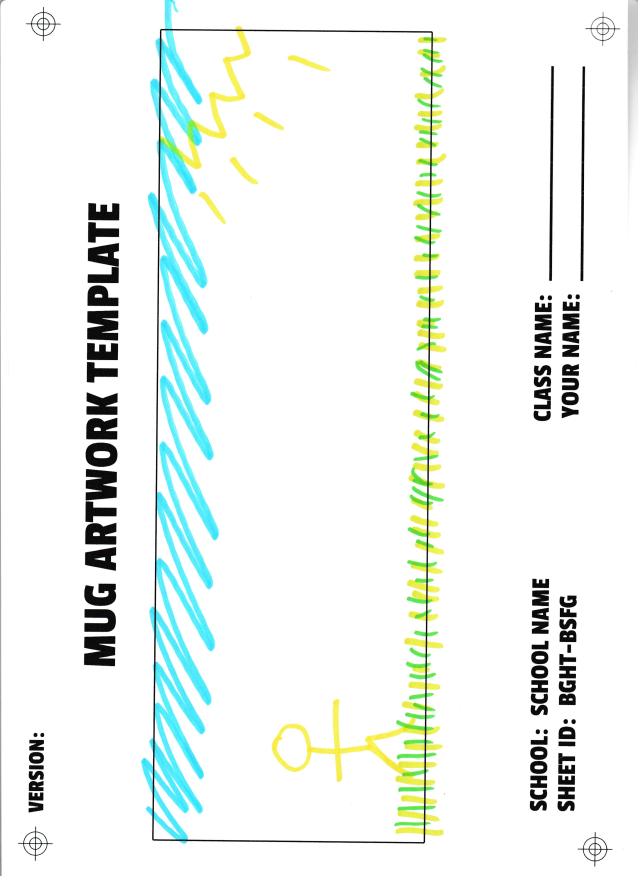
#> input picture prerp_for_print/3.jpeg, 2550 x 3504 px (shown at 1/4 size)
$ python extract_image.py
#> lines starting #> are read from the running program, lines starting #| are printed output that depends on the picture; after the words box and inside, x2 and y2 are one past the last pixel; in counts of white or black regions, pixels touching at a corner belong together
# h
import cv2
import imutils
import numpy as np

image_name = "3.jpeg"


image = cv2.imread(image_name)
#> image is the input picture: shape (3504, 2550, 3); mean B, G, R 240.3, 244.1, 238
# image = imutils.resize(image, height = 800)
blur = cv2.pyrMeanShiftFiltering(image, 11, 21)
gray = cv2.cvtColor(blur, cv2.COLOR_BGR2GRAY)
thresh = cv2.threshold(gray, 0, 255, cv2.THRESH_BINARY_INV + cv2.THRESH_OTSU)[1]
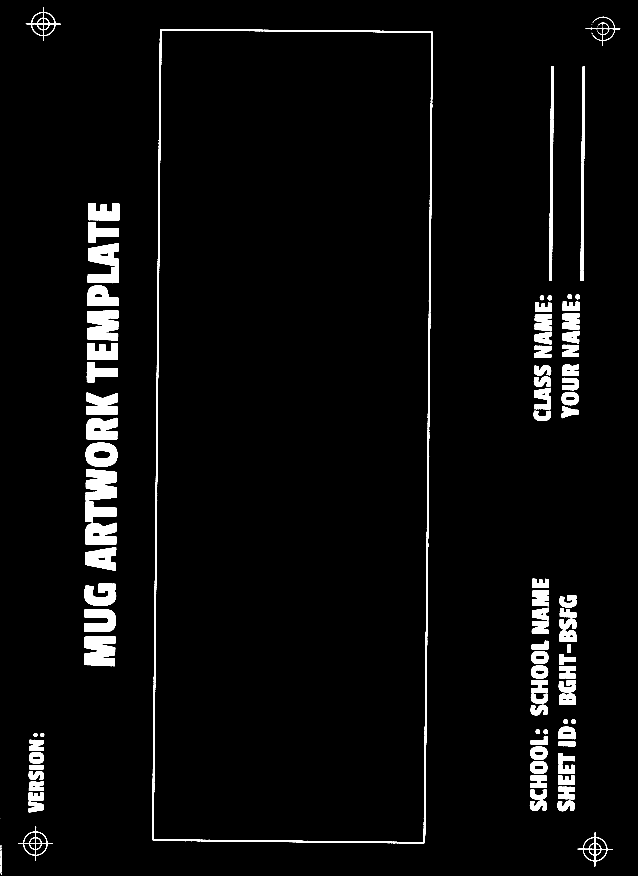
#> thresh: shape (3504, 2550) (shown at 1/4 size); 3.8% white; 105 white regions (12 under 20 px)

cnts = cv2.findContours(thresh, cv2.RETR_EXTERNAL, cv2.CHAIN_APPROX_SIMPLE)
#> cnts = 105 contours, 13 with area under 20; largest, box (x1, y1, x2, y2) and area: (609, 116, 1732, 3374) 3540501, (336, 2545, 461, 2665) 12056, (349, 1242, 473, 1362) 12030, (343, 1876, 467, 2002) 11922, (343, 1771, 470, 1868) 10148
cnts = cnts[0] if len(cnts) == 2 else cnts[1]
for c in cnts:
    peri = cv2.arcLength(c, True)
    approx = cv2.approxPolyDP(c, 0.015 * peri, True)
    if len(approx) == 4:
        x,y,w,h = cv2.boundingRect(approx)
        cv2.rectangle(image,(x,y),(x+w,y+h),(0,0,0),25)
#> this loop made 105 passes
#> (peri, approx, x, y, w, h) on passes 22, 41: (173.1, [[2234, 2983], [2300, 2983], [2300, 2967], [2235, 2966]], 2234, 2966, 67, 18), (89.07, [[2271, 2578], [2270, 2610], [2282, 2610], [2283, 2579]], 2270, 2578, 14, 33)
#> (peri, x, y, w, h) on passes 95, 103: (9039.4, 609, 116, 1122, 3258), (4.83, 2371, 88, 2, 3)
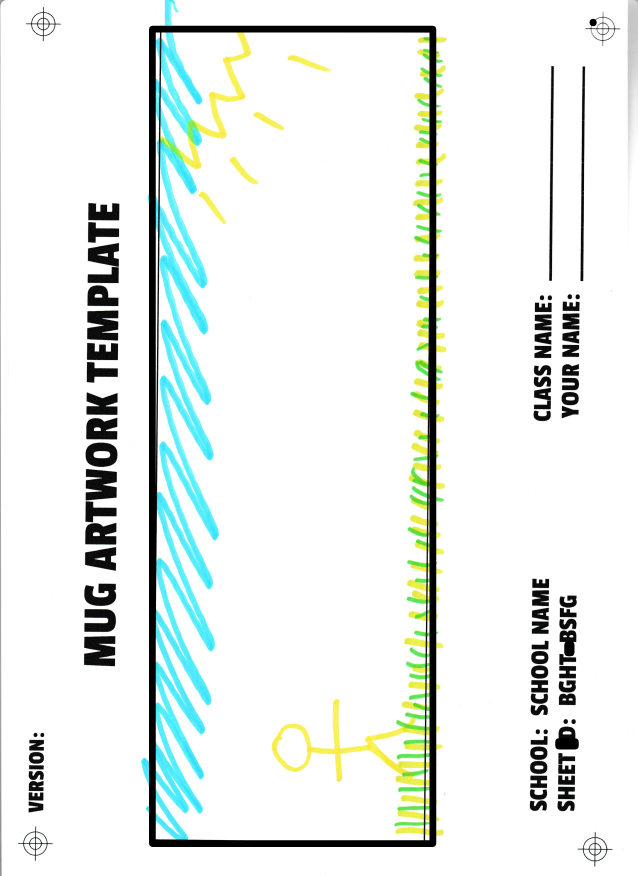
#> image: shape (3504, 2550, 3) (shown at 1/4 size); mean B, G, R 234.8, 237.9, 232.2


cv2.imwrite('h.jpeg', image)


# i
img = cv2.imread('h.jpeg')
gray = cv2.cvtColor(img, cv2.COLOR_BGR2GRAY)
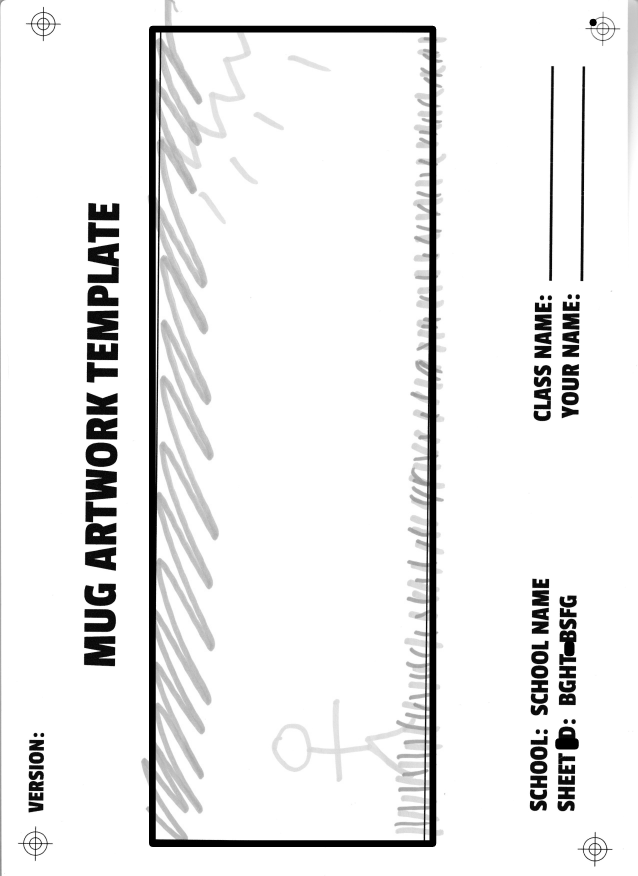
#> gray: shape (3504, 2550) (shown at 1/4 size); min 0, max 255, mean 235.9

ret,thresh = cv2.threshold(gray,50,255,0)
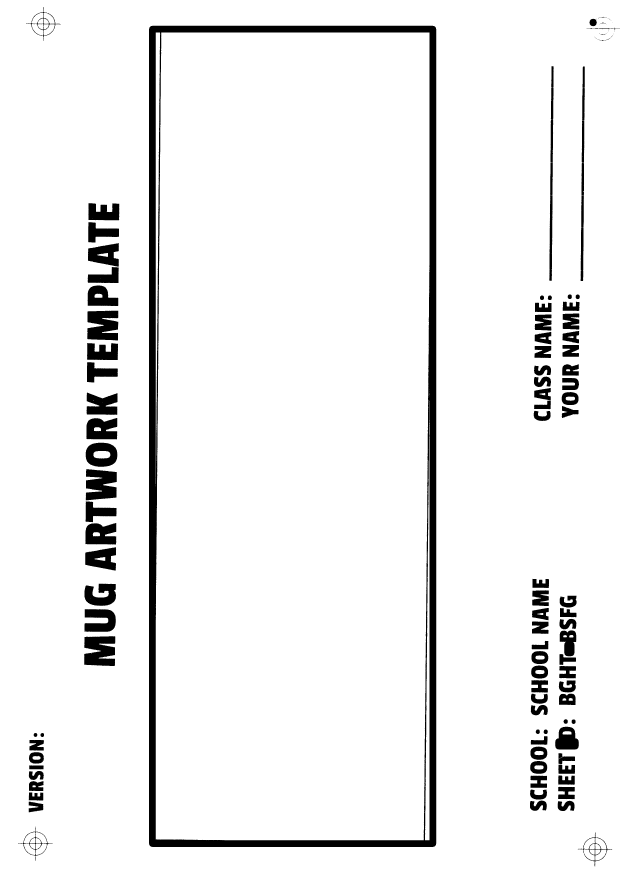
#> thresh: shape (3504, 2550) (shown at 1/4 size); 93.9% white; 128 black regions (32 under 20 px)
contours,hierarchy = cv2.findContours(thresh, 1, 2)
#> contours = 243 contours, 105 with area under 20; largest, box (x1, y1, x2, y2) and area: (0, 0, 2550, 3504) 8929147, (595, 102, 1746, 3389) 3778682, (623, 130, 1718, 3361) 3481074, (1700, 1609, 1718, 3361) 14170, (623, 130, 641, 1908) 14120

big_contour = sorted(contours, key=cv2.contourArea)
#> big_contour has the same summary as contours
big_contour= big_contour[-2]
#> big_contour = contour of 40 points, box (x1, y1, x2, y2) (595, 102, 1746, 3389), area 3778682


contours = []
contours.append(big_contour)
for cnt in contours:
   x1,y1 = cnt[0][0]
   approx = cv2.approxPolyDP(cnt, 0.01*cv2.arcLength(cnt, True), True)
   if len(approx) == 4:
    x, y, w, h = cv2.boundingRect(cnt)
    # cv2.putText(img, 'Rectangle', (x1, y1), cv2.FONT_HERSHEY_SIMPLEX, 0.6, (0, 0, 0), 2)
    img = cv2.drawContours(img, [cnt], -1, (0,0,0), 25)

    roi = img[y:y+h, x:x+w]
    cv2.imwrite('i.jpg', roi)
#> this loop made 1 pass
#> (x1, y1, approx, x, y, w, h) on pass 1: (608, 103, [[604, 103], [1744, 111], [1736, 3387], [596, 3379]], 595, 102, 1151, 3287)
#> pass 1, `roi = img[y:y+h, x:x+w]`:
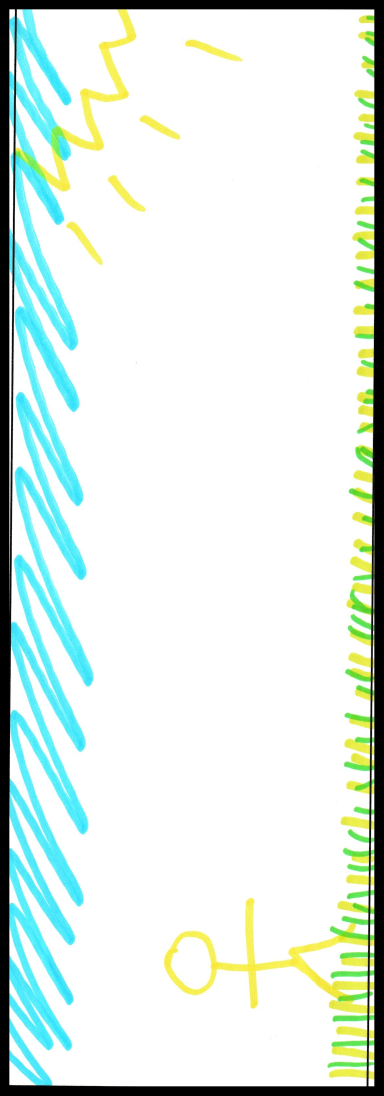
#> roi: shape (3287, 1151, 3) (shown at 1/3 size); mean B, G, R 227.8, 234.4, 221.4

# cv2.waitKey()


if True:

    from PIL import Image, ImageChops

    im = Image.open('i.jpg')

    def trim(im):
        # bg = Image.new(im.mode, im.size, im.getpixel((10,10)))
        # bg = Image.new(im.mode, im.size, (255, 255, 255))
        bg = Image.new(im.mode, im.size, (0, 0, 0))
#> bg: PIL image 1151x3287 RGB; every value is 0
        diff = ImageChops.difference(im, bg)
        diff = ImageChops.add(diff, diff, 2.0, -100)
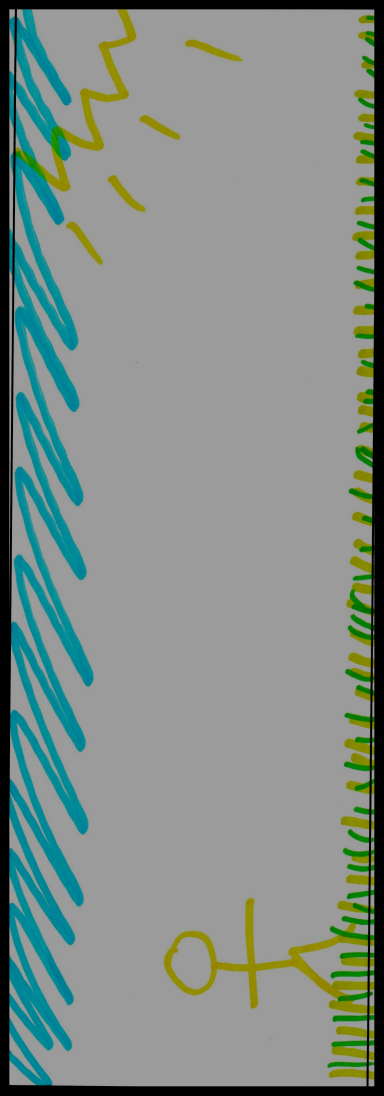
#> diff: PIL image 1151x3287 RGB (shown at 1/3 size); mean R, G, B 129.3, 141.2, 135.5
        bbox = diff.getbbox()
#> bbox = (28, 28, 1123, 3259)
        if bbox:
            return im.crop(bbox)
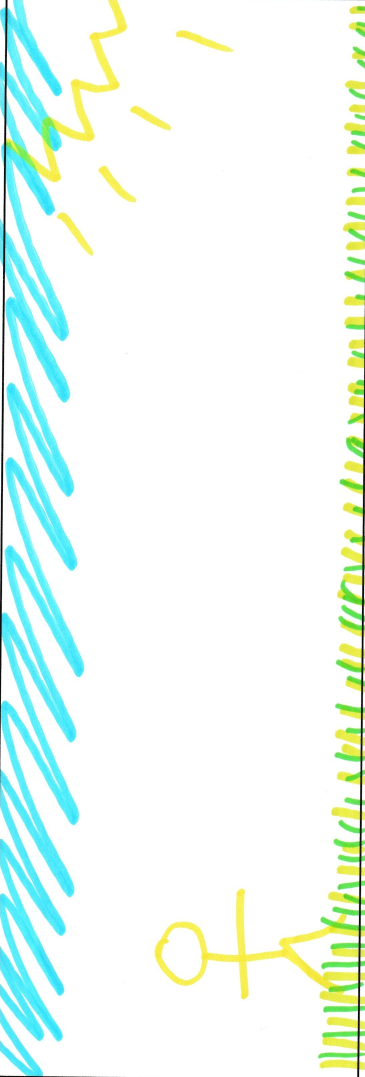
#> returned value: PIL image 1095x3231 RGB (shown at 1/3 size); mean R, G, B 236.7, 250.6, 243.5


    trim(im).save("j.jpg")

$ run again, with prerp_for_print/1.jpeg copied over prerp_for_print/3.jpeg
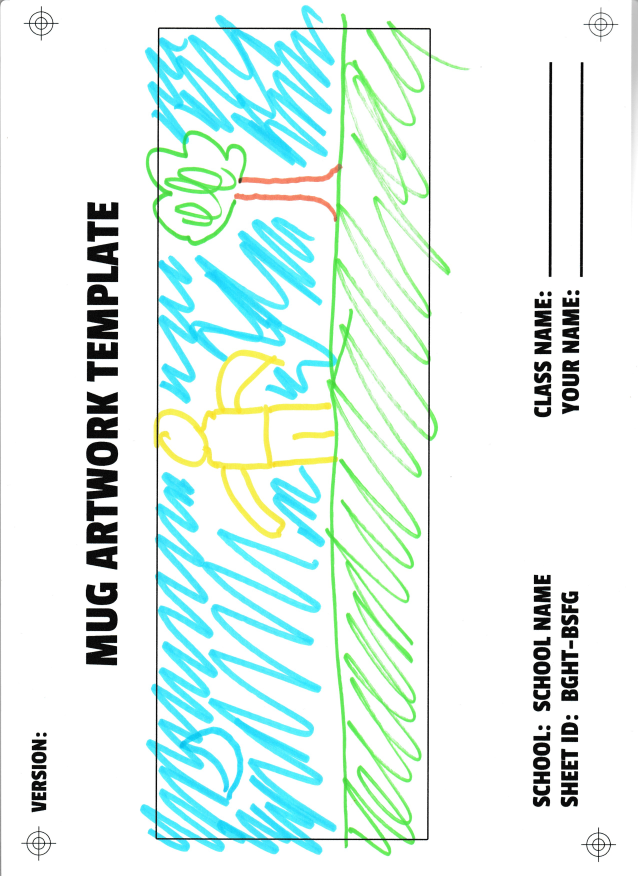
#> input picture prerp_for_print/1.jpeg, 2550 x 3504 px (shown at 1/4 size)
#> image is the input picture: shape (3504, 2550, 3); mean B, G, R 237.8, 242.3, 225.4
#> `thresh = cv2.threshold(gray, 0, 255, cv2.THRESH_BINARY_INV + cv2.THRES..`:
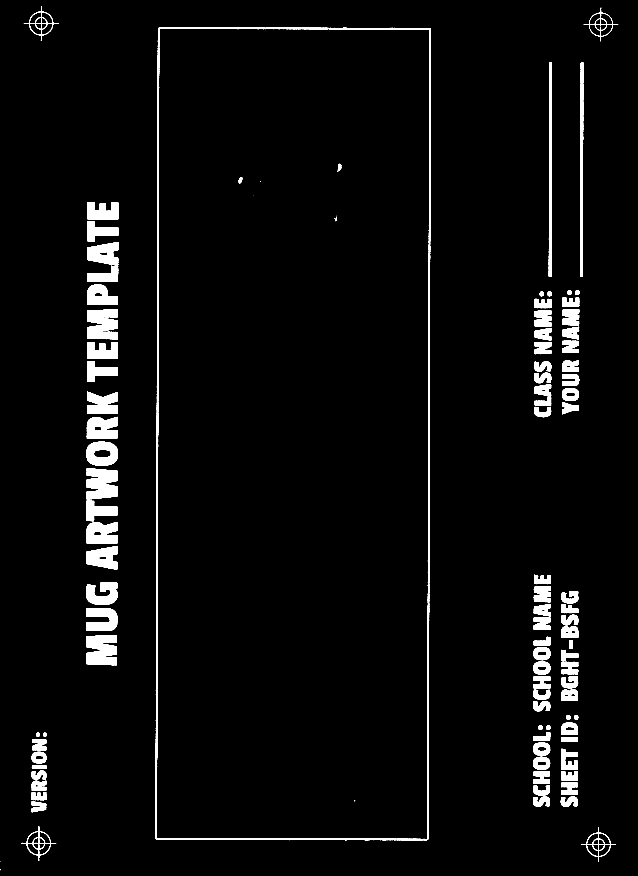
#> thresh: shape (3504, 2550) (shown at 1/4 size); 3.8% white; 108 white regions (14 under 20 px)
#> cnts = 94 contours, 3 with area under 20; largest, box (x1, y1, x2, y2) and area: (621, 110, 1723, 3362) 3541662, (348, 1238, 472, 1358) 12074, (344, 2541, 468, 2661) 12046, (346, 1872, 471, 1998) 11944, (345, 1767, 472, 1864) 10144
#> the loop `for c in cnts:` made 94 passes
#> (peri, approx, x, y, w, h) on passes 16, 41: (152.2, [[128, 3060], [128, 3075], [184, 3075], [184, 3061]], 128, 3060, 57, 16), (93.56, [[2279, 2561], [2278, 2594], [2290, 2594], [2291, 2562]], 2278, 2561, 14, 34)
#> contours = 257 contours, 122 with area under 20; largest, box (x1, y1, x2, y2) and area: (0, 0, 2550, 3504) 8929147, (608, 96, 1738, 3376) 3701773, (636, 124, 1710, 3348) 3458033, (348, 1237, 473, 1358) 12615, (344, 2540, 469, 2662) 12566
#> `big_contour = sorted(contours, key=cv2.contourArea)`: big_contour has the same summary as contours
#> `big_contour= big_contour[-2]`: big_contour = contour of 40 points, box (x1, y1, x2, y2) (608, 96, 1738, 3376), area 3701773
#> the loop `for cnt in contours:` made 1 pass
#> (x1, y1, approx, x, y, w, h) on pass 1: (621, 97, [[617, 97], [1736, 105], [1728, 3374], [609, 3366]], 608, 96, 1130, 3280)
#> bg: PIL image 1130x3280 RGB; every value is 0
#> bbox = (28, 28, 1102, 3252)
#> in trim, `return im.crop(bbox)`:
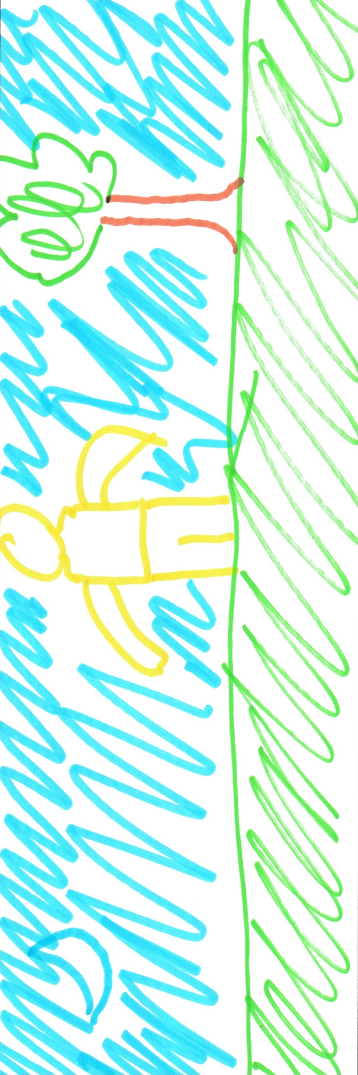
#> returned value: PIL image 1074x3224 RGB (shown at 1/3 size); mean R, G, B 206.2, 247.3, 236

$ run again, with prerp_for_print/2.jpeg copied over prerp_for_print/3.jpeg
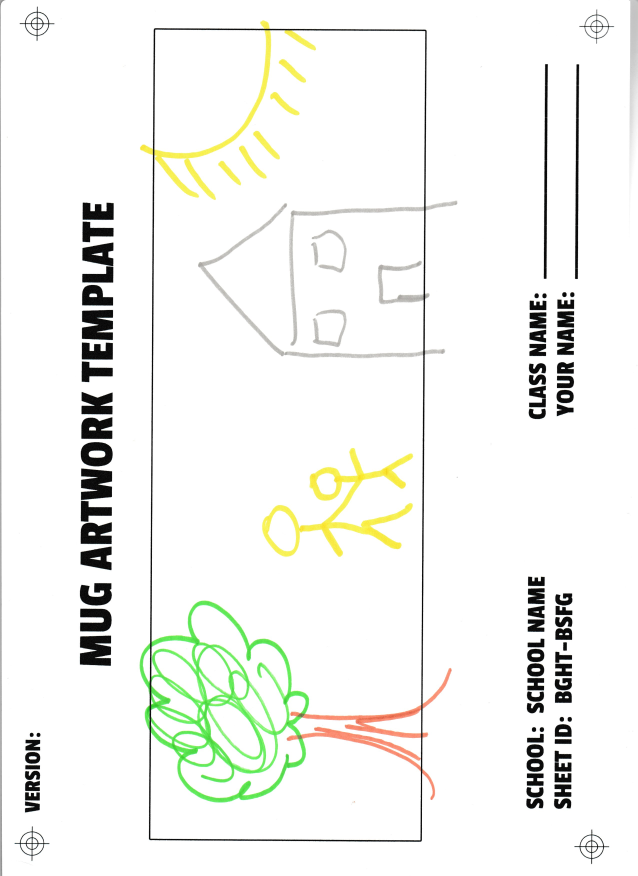
#> input picture prerp_for_print/2.jpeg, 2550 x 3504 px (shown at 1/4 size)
#> image is the input picture: shape (3504, 2550, 3); mean B, G, R 240.1, 243.9, 242.7
#> `thresh = cv2.threshold(gray, 0, 255, cv2.THRESH_BINARY_INV + cv2.THRES..`:
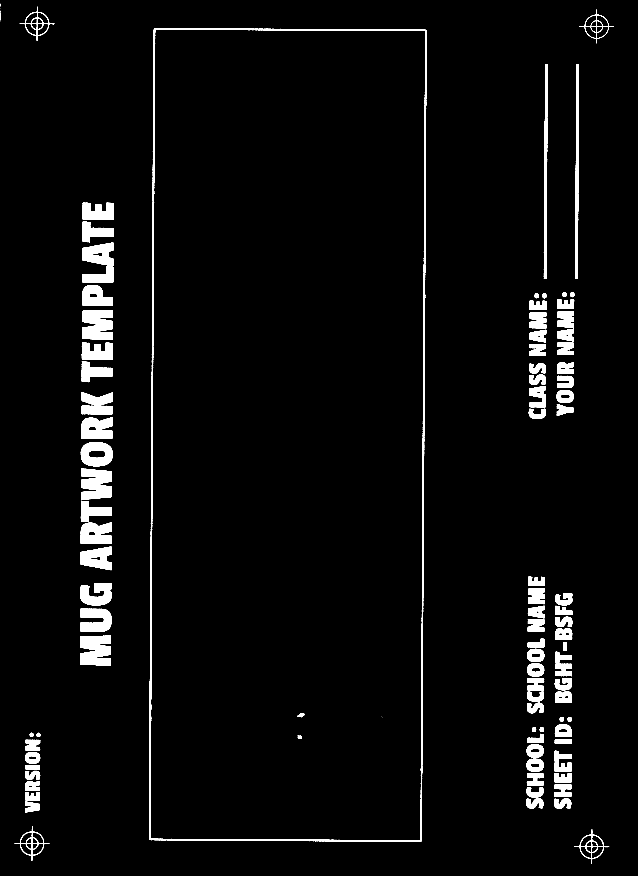
#> thresh: shape (3504, 2550) (shown at 1/4 size); 3.8% white; 100 white regions (6 under 20 px)
#> cnts = 96 contours, 5 with area under 20; largest, box (x1, y1, x2, y2) and area: (596, 113, 1706, 3367) 3539448, (320, 2542, 444, 2663) 12092, (328, 1240, 452, 1360) 12087, (324, 1874, 448, 2000) 11923, (323, 1769, 451, 1865) 10144
#> the loop `for c in cnts:` made 96 passes
#> (peri, approx, x, y, w, h) on passes 13, 38: (150.9, [[102, 3061], [102, 3076], [159, 3076], [159, 3062]], 102, 3061, 58, 16), (92.14, [[2254, 2569], [2253, 2601], [2266, 2601], [2266, 2570]], 2253, 2569, 14, 33)
#> contours = 276 contours, 138 with area under 20; largest, box (x1, y1, x2, y2) and area: (0, 0, 2550, 3504) 8929147, (582, 99, 1721, 3382) 3734698, (610, 127, 1693, 3354) 3472575, (319, 2542, 445, 2664) 12630, (327, 1239, 453, 1361) 12608
#> `big_contour = sorted(contours, key=cv2.contourArea)`: big_contour has the same summary as contours
#> `big_contour= big_contour[-2]`: big_contour = contour of 40 points, box (x1, y1, x2, y2) (582, 99, 1721, 3382), area 3734698
#> the loop `for cnt in contours:` made 1 pass
#> (x1, y1, approx, x, y, w, h) on pass 1: (595, 100, [[591, 100], [1719, 108], [1711, 3380], [583, 3372]], 582, 99, 1139, 3283)
#> bg: PIL image 1139x3283 RGB; every value is 0
#> bbox = (28, 28, 1111, 3255)
#> in trim, `return im.crop(bbox)`:
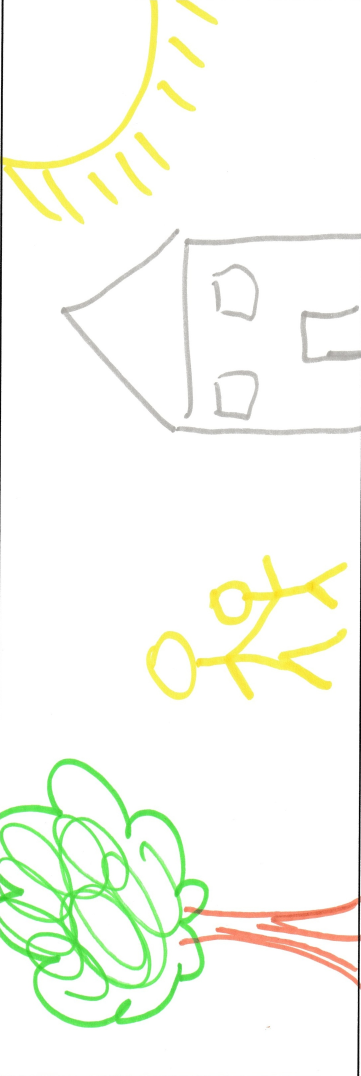
#> returned value: PIL image 1083x3227 RGB (shown at 1/3 size); mean R, G, B 247.7, 250.5, 241.4
